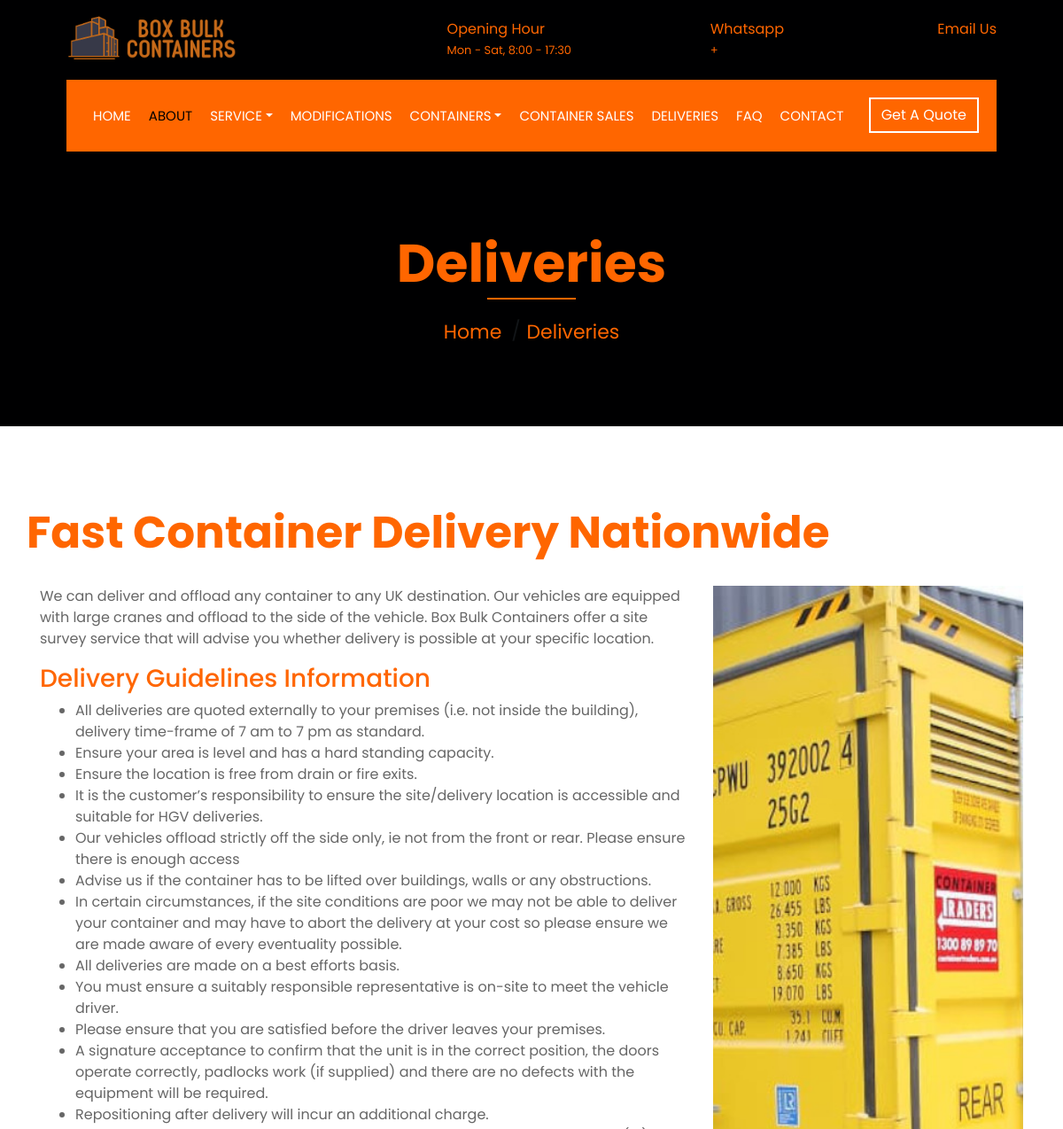
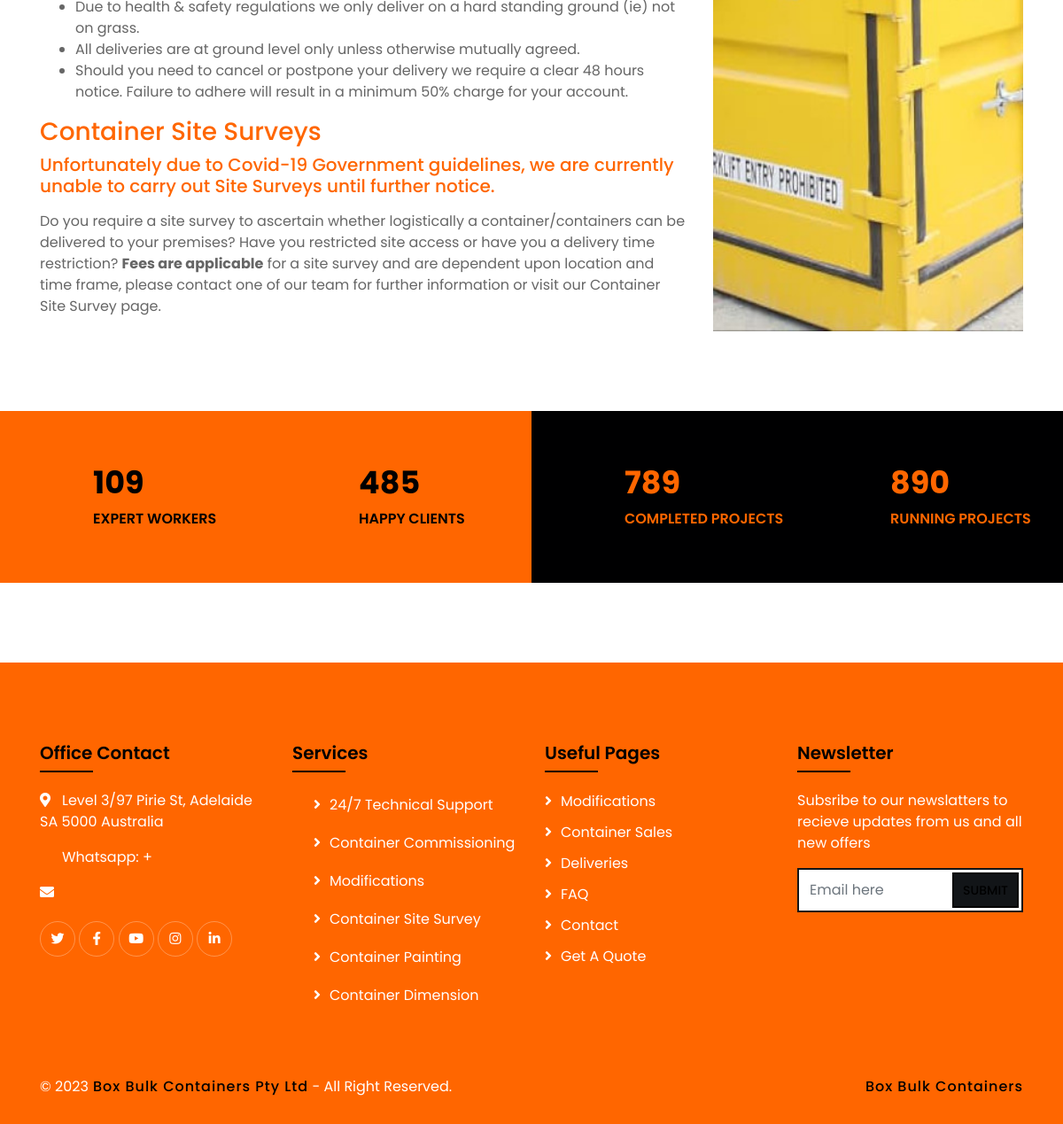
Page /deliveries on the earlier database version (2 pictures, top to bottom).
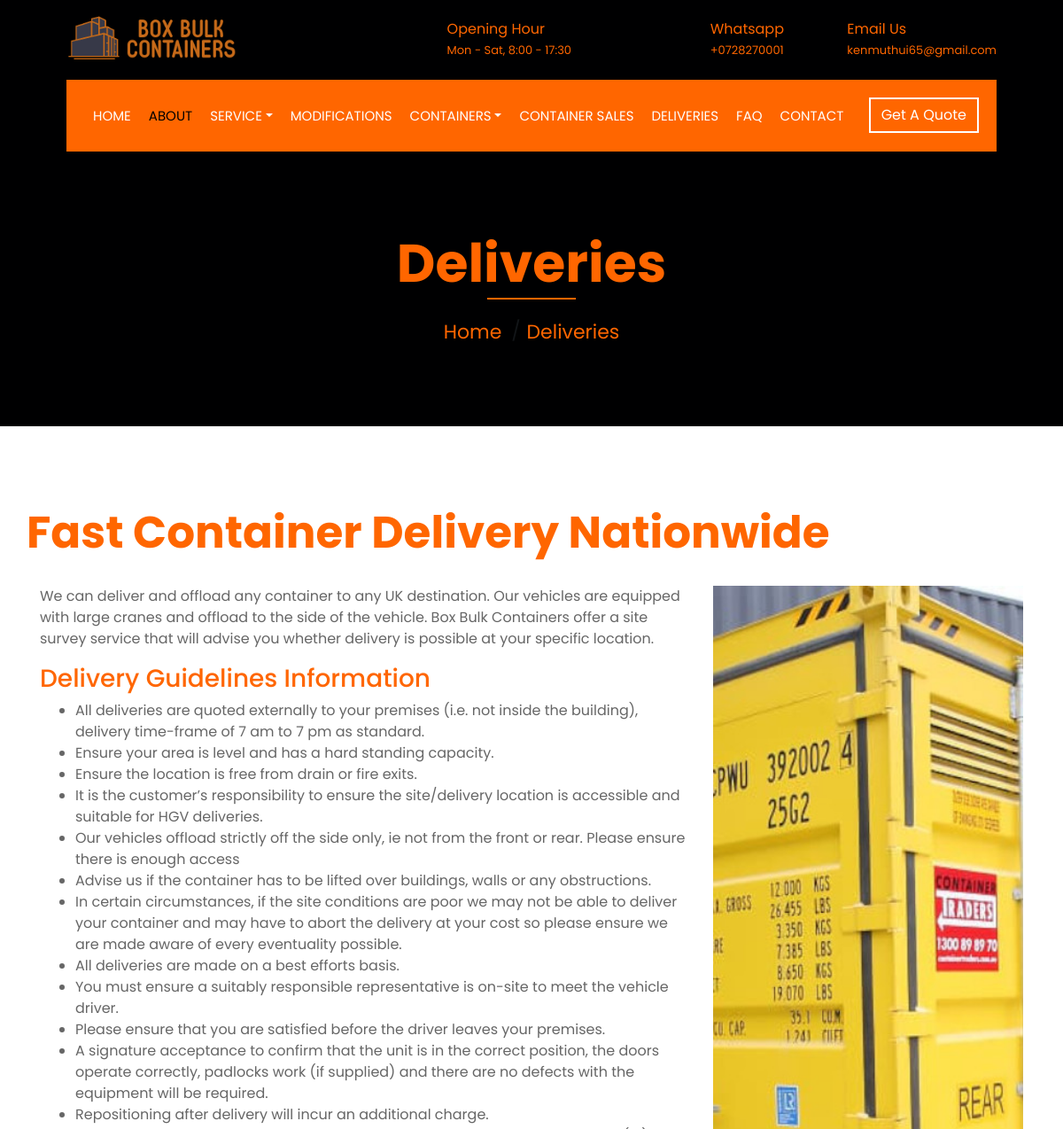
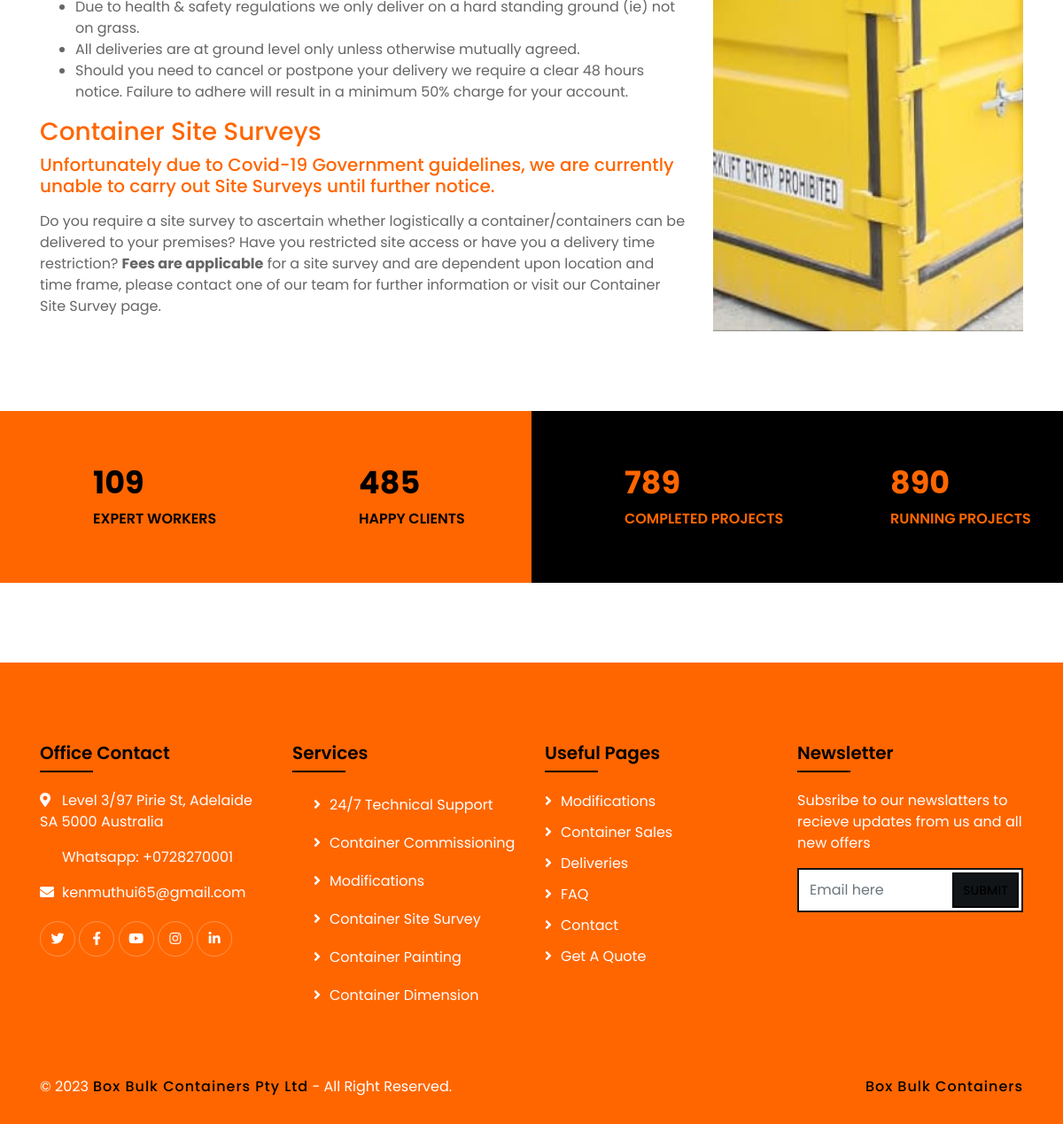
Same page on the later database version (2 pictures, top to bottom).
### quote/models.py (models this page shows, shortened)
class Owner(models.Model):
    mobile_number = models.CharField(max_length=50)
    email = models.EmailField(max_length=254)

### quote/views.py (the view)
# urls.py: path("deliveries", views.deliveries, name="deliveries"),
def deliveries(request):
    return render(request, "deliveries.html")

### quote/context_processors.py (called while the page is built)
def owner_processors(request):
    owner = Owner.objects.first()
    return {'owner': owner}

### quote/templates/deliveries.html (shortened to what the changed rows need)
{% extends 'common/base.html' %}
{% block content %}
{% load static %}
            <div class="page-header">
                <div class="container">
                    <div class="row">
                        <div class="col-12">
                            <h2>Deliveries</h2>
                        </div>
                    </div>
                </div>
            </div>
            <div class="about wow fadeInUp" data-wow-delay="0.1s">
                <div class="container">
                    <div class="row">
					       <div class="section-header text-left">
<h2>Fast Container Delivery Nationwide</h2>
                            </div>
                    </div>
                </div>
            </div>
            <div class="fact">
                <div class="container-fluid">
                    <div class="row counters">
                        <div class="col-md-6 fact-left wow slideInLeft">
                            <div class="row">
                                <div class="col-6">
                                    <div class="fact-text">
                                        <h2 data-toggle="counter-up">109</h2>
                                    </div>
                                </div>
                                <div class="col-6">
                                    <div class="fact-text">
                                        <h2 data-toggle="counter-up">485</h2>
                                    </div>
                                </div>
                            </div>
                        </div>
                        <div class="col-md-6 fact-right wow slideInRight">
                            <div class="row">
                                <div class="col-6">
                                    <div class="fact-text">
                                        <h2 data-toggle="counter-up">789</h2>
                                    </div>
                                </div>
                                <div class="col-6">
                                    <div class="fact-text">
                                        <h2 data-toggle="counter-up">890</h2>
                                    </div>
                                </div>
                            </div>
                        </div>
                    </div>
                </div>
            </div>
{% endblock %}

### quote/templates/common/base.html (shortened to what the changed rows need)
<!DOCTYPE html>
<html lang="en">
    <head>
        {% load static %}
        <link href="https://stackpath.bootstrapcdn.com/bootstrap/4.4.1/css/bootstrap.min.css" rel="stylesheet">
        <link href="https://cdnjs.cloudflare.com/ajax/libs/font-awesome/5.10.0/css/all.min.css" rel="stylesheet">
        <link href="{% static "lib/flaticon/font/flaticon.css" %}" rel="stylesheet">
        <link href="{% static "lib/animate/animate.min.css" %}" rel="stylesheet">
        <link href="{% static "lib/owlcarousel/assets/owl.carousel.min.css" %}" rel="stylesheet">
        <link href="{% static "lib/lightbox/css/lightbox.min.css" %}" rel="stylesheet">
        <link href="{% static "lib/slick/slick.css" %}" rel="stylesheet">
        <link href="{% static "lib/slick/slick-theme.css" %}" rel="stylesheet">
        <link href="{% static "css/style.css" %}" rel="stylesheet">
    </head>
    <body>
        <div class="wrapper">
            <div class="top-bar">
                <div class="container-fluid">
                    <div class="row align-items-center">
                        <div class="col-lg-8 col-md-7 d-none d-lg-block">
                            <div class="row">
                                <div class="col-4">
                                    <div class="top-bar-item">
                                        <div class="top-bar-text">
                                            <h3>Whatsapp</h3>  <p>+{{ owner.mobile_number }}</p>
                                        </div>
                                    </div>
                                </div>
                                <div class="col-4">
                                    <div class="top-bar-item">
                                        <div class="top-bar-text">
                                            <h3>Email Us</h3>
                                            <p>{{ owner.email }}</p>
                                        </div>
                                    </div>
                                </div>
                            </div>
                        </div>
                    </div>
                </div>
            </div>
            {% block content %}
            {% endblock %}
            <div class="footer wow fadeIn" data-wow-delay="0.3s">
                <div class="container">
                    <div class="row">
                        <div class="col-md-6 col-lg-3">
                            <div class="footer-contact">
                                <h2>Office Contact</h2>
                                <p><i class="fa fa-map-marker-alt"></i>Level 3/97 Pirie St, Adelaide SA 5000 Australia</p>
								<p><i class="fa fa-whatsapp"></i>Whatsapp: +{{ owner.mobile_number }}</p>
                                <p><i class="fa fa-envelope"></i>{{ owner.email }}</p>
                                <div class="footer-social">
                                    <a href=""><i class="fab fa-twitter"></i></a>
                                    <a href=""><i class="fab fa-facebook-f"></i></a>
                                    <a href=""><i class="fab fa-youtube"></i></a>
                                    <a href=""><i class="fab fa-instagram"></i></a>
                                    <a href=""><i class="fab fa-linkedin-in"></i></a>
                                </div>
                            </div>
                        </div>
                        <div class="col-md-6 col-lg-3">
                            <div class="footer-link">
                                <h2>Services</h2>
                            </div>
                        </div>
                        <div class="col-md-6 col-lg-3">
                            <div class="footer-link">
                                <h2>Useful Pages</h2>
                            </div>
                        </div>
                        <div class="col-md-6 col-lg-3">
                            <div class="newsletter">
                                <h2>Newsletter</h2>
                            </div>
                        </div>
                    </div>
                </div>
            </div>
        </div>
    </body>
</html>

Differences in the rows shown:
added Owner: mobile_number "0728270001", email "kenmuthui65@gmail.com"
